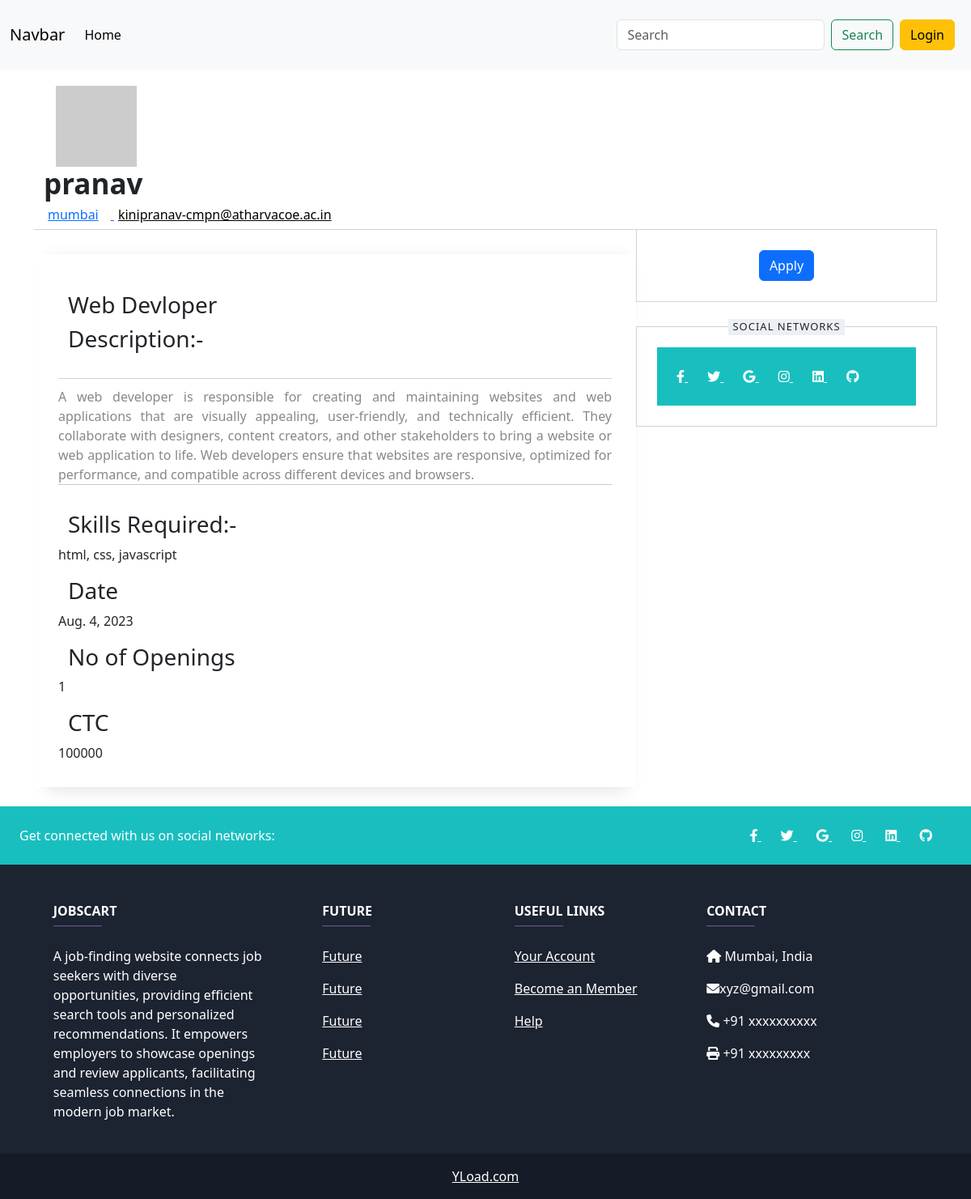
Page /jview/1 on the committed database.
### app/models.py (models this page shows, shortened)
class Job(models.Model):
    company = models.ForeignKey(Juser,on_delete=models.CASCADE)
    title = models.CharField(max_length=200,null=True)
    j_description = models.CharField(max_length=1000,null=True)
    skills = models.CharField(max_length=200,null=True)
    offer = models.IntegerField()
    date = models.DateField(auto_now_add=True)
    location = models.CharField(max_length=100,null=True)
    no_of_opening = models.IntegerField(default=1)

class Juser(models.Model):
    user = models.OneToOneField(User, on_delete=models.CASCADE,related_name='customer',null=True,blank=True)
    name = models.CharField(max_length=200, null=True)
    email = models.CharField(max_length=200, null=True)
    employer = models.BooleanField(default=False)
    def __str__(self):
        return self.name

### app/views.py (the view)
# urls.py: path('jview/<int:pk>',views.jview,name='jview'),
def jview(request,pk):
        job = Job.objects.get(id=pk)
        context = {'job':job}
        print(job.id)
        return render(request,'view.html',context)

### app/templates/view.html (shortened to what this page needs)
{% extends 'main.html' %}
{% block content %}
<head>
</head>
<div class="container company-title">
    <div class="row">
      <div class="">
        <img class="company-logo" src="http://via.placeholder.com/100x100" alt="">
      </div>
      <div class="header-title">
        <h1 class="company-name">{{job.company}}</h1>
        <h2 class="company-meta">
          <a href="">
            <span class="meta-item">
              {{job.location}}</span>
          </a>
          <a href="company.name.com" class="company-link">
            <span class="meta-item">{{job.company.email}}</span>
          </a>
        </h2>
      </div>
    </div>
  </div>
  <div class="container">
    <div class="row justify-content-between page">
      <section class="col">
        <div class="row separator"></div>
        <div class="job-wrapper">
            <div class="row job">
              <div class="col-12 title mt-3"><h3>{{job.title}}</h3></div>
                <div class="row title mb-4"><h3>Description:-</h3></div>
                    <div class="col-12 job-details">
                        <div class="row separator2"></div>
                            <div class="row description-text">
                                {{job.j_description}}
                            </div>
                        </div>
                        <hr>
                        <div class="col-12 title mt-3"><h3>Skills Required:-</h3></div>
                        <div class="row description-text">
                            {{job.skills}}
                        </div>
                        <div class="col-12 title mt-3"><h3>Date</h3></div>
                        <div class="row description-text">
                            {{job.date}}
                        </div>
                        <div class="col-12 title mt-3"><h3>No of Openings</h3></div>
                        <div class="row description-text">
                            {{job.no_of_opening}}
                        </div>
                        <div class="col-12 title mt-3"><h3>CTC</h3></div>
                        <div class="row description-text">
                            {{job.offer}}
                        </div>
                    </div>
                </div>
      </section>
      <section class="col-lg-4 aside-page">
        <div class="row admin">
          <div class="col-12">
            <a href="{% url 'apply' job.id %}" class="btn btn-primary">Apply</a>
          </div>
        </div>
        <div class="row social-network">
          <p class="col-12 sn-title"><span>Social Networks</span></p>
      <section class="d-flex justify-content-between p-4" style="background-color: #19bfbf">
        <div>
          <a href="" class="text-white me-4">
            <i class="fab fa-facebook-f"></i>
          </a>
          <a href="https://twitter.com/Pranav212002" class="text-white me-4">
            <i class="fab fa-twitter"></i>
          </a>
          <a href="" class="text-white me-4">
            <i class="fab fa-google"></i>
          </a>
          <a href="" class="text-white me-4">
            <i class="fab fa-instagram"></i>
          </a>
          <a href="https://www.linkedin.com/in/pranav-kini-8aaa8224b" class="text-white me-4">
            <i class="fab fa-linkedin"></i>
          </a>
          <a href="https://github.com/PK470" class="text-white me-4">
            <i class="fab fa-github"></i>
          </a>
        </div>
      </section>
        </div>
      </section>
    </div>
  </div>
{% endblock  %}

### app/templates/main.html
{% load static %}
{% include 'header.html' %}
<body>
<div class='container'>
{% block content %}
{% endblock  %}
</div>
</body>
<div class="pt-4" style="
bottom: 0; width:100%;">
{% include 'footer.html' %}
</div>

### app/templates/header.html (shortened to what this page needs)
<html lang="en">
  <head>
    <link href="https://cdn.jsdelivr.net/npm/bootstrap@5.3.0/dist/css/bootstrap.min.css" rel="stylesheet">
    <link rel="stylesheet" href="https://cdnjs.cloudflare.com/ajax/libs/font-awesome/6.0.0-beta3/css/all.min.css">
</head>
<nav class="navbar navbar-expand-lg bg-body-tertiary">
    <div class="container-fluid">
      <a class="navbar-brand" href="#">Navbar</a>
      <div class="collapse navbar-collapse" id="navbarSupportedContent">
        <ul class="navbar-nav me-auto mb-2 mb-lg-0">
          <li class="nav-item">
            <a class="nav-link active" aria-current="page" href="{% url 'home' %}">Home</a>
          </li>
        </ul>
        <form class="d-flex pt-3" role="search" method="POST" action="{% url 'search' %}">
          <input class="form-control me-2" type="search" placeholder="Search" aria-label="Search" name="search">
          <button class="btn btn-outline-success" type="submit">Search</button>
        </form>
        <div class=" d-flex mx-2 ">
        <a href="{% url 'login' %}" id="login"  class="btn btn-warning ">Login</a>
        </div>
      </div>
    </div>
  </nav>

### app/templates/footer.html (shortened to what this page needs)
<head>
    <link href="https://cdn.jsdelivr.net/npm/bootstrap@5.3.0-alpha1/dist/css/bootstrap.min.css" rel="stylesheet"
>
  </head>
  <div class="">
    <footer class="text-center text-lg-start text-white" style="background-color: #1c2331">
      <section class="d-flex justify-content-between p-4" style="background-color: #19bfbf">
        <div class="me-5">
          <span>Get connected with us on social networks:</span>
        </div>
        <div>
          <a href="" class="text-white me-4">
            <i class="fab fa-facebook-f"></i>
          </a>
          <a href="https://twitter.com/Pranav212002" class="text-white me-4">
            <i class="fab fa-twitter"></i>
          </a>
          <a href="" class="text-white me-4">
            <i class="fab fa-google"></i>
          </a>
          <a href="" class="text-white me-4">
            <i class="fab fa-instagram"></i>
          </a>
          <a href="https://www.linkedin.com/in/pranav-kini-8aaa8224b" class="text-white me-4">
            <i class="fab fa-linkedin"></i>
          </a>
          <a href="https://github.com/PK470" class="text-white me-4">
            <i class="fab fa-github"></i>
          </a>
        </div>
      </section>
      <section class="">
        <div class="container text-center text-md-start mt-5">
          <div class="row mt-3">
            <div class="col-md-3 col-lg-4 col-xl-3 mx-auto mb-4">
              <h6 class="text-uppercase fw-bold">JobsCart</h6>
              <hr class="mb-4 mt-0 d-inline-block mx-auto" style="width: 60px; background-color: #7c4dff; height: 2px" />
              <p>
                A job-finding website connects job seekers with diverse opportunities, providing efficient search tools and personalized recommendations. It empowers employers to showcase openings and review applicants, facilitating seamless connections in the modern job market.
              </p>
            </div>
            <div class="col-md-2 col-lg-2 col-xl-2 mx-auto mb-4">
              <h6 class="text-uppercase fw-bold">Future</h6>
              <hr class="mb-4 mt-0 d-inline-block mx-auto" style="width: 60px; background-color: #7c4dff; height: 2px" />
              <p>
                <a href="#!" class="text-white">Future</a>
              </p>
              <p>
                <a href="#!" class="text-white">Future</a>
              </p>
              <p>
                <a href="#!" class="text-white">Future</a>
              </p>
              <p>
                <a href="#!" class="text-white">Future</a>
              </p>
            </div>
            <div class="col-md-3 col-lg-2 col-xl-2 mx-auto mb-4">
              <h6 class="text-uppercase fw-bold">Useful links</h6>
              <hr class="mb-4 mt-0 d-inline-block mx-auto" style="width: 60px; background-color: #7c4dff; height: 2px" />
              <p>
                <a href="#!" class="text-white">Your Account</a>
              </p>
              <p>
                <a href="#!" class="text-white">Become an Member</a>
              </p>
              <p>
                <a href="#!" class="text-white">Help</a>
              </p>
            </div>
            <div class="col-md-4 col-lg-3 col-xl-3 mx-auto mb-md-0 mb-4">
              <h6 class="text-uppercase fw-bold">Contact</h6>
              <hr class="mb-4 mt-0 d-inline-block mx-auto" style="width: 60px; background-color: #7c4dff; height: 2px" />
              <p><i class="fas fa-home mr-3"></i> Mumbai, India</p>
              <p><i class="fas fa-envelope mr-3"></i>xyz@gmail.com</p>
              <p><i class="fas fa-phone mr-3"></i> +91 xxxxxxxxxx</p>
              <p><i class="fas fa-print mr-3"></i> +91 xxxxxxxxx</p>
            </div>
          </div>
        </div>
      </section>
      <div class="text-center p-3" style="background-color: rgba(0, 0, 0, 0.2)">
        <a class="text-white" href="#">YLoad.com</a>
      </div>
    </footer>
  </div>

### app/templates/view.html (style rules this page uses)
.job { padding: 30px; }
.title { font-size: 20px; font-weight: 600; }
.separator { margin: 30px 0px; border-bottom: 1px solid rgb(210, 210, 210); }
body { background-color: rgb(236, 240, 245); }
.job { background-color: white; text-decoration: none; transition: all 0.3s cubic-bezier(0.165, 0.84, 0.44, 1); }
.job-wrapper { box-shadow: rgba(0, 0, 0, 0.1) 2px 5px 20px; background: rgb(255, 255, 255); border-radius: 3px; margin-bot 30px; }
.separator2 { margin: 10px 0px; border-bottom: 1px solid rgb(210, 210, 210); }
.page { margin-top: 30px; }
.row { margin-right: 0px; margin-left: 0px; }
.description-text { text-align: justify; }
.sn-title, .ap-title { position: absolute; left: 0; top: -10px; width: 100%; margin: 0; padding: 0; font-size: 13px; text-transform: uppercase; text-align: center; letter-spacing: 1px; font-weight: 400; }
.social-network, .admin { padding: 25px; border: 1px solid rgb(210, 210, 210); margin-bottom: 30px; text-align: center; position: relative; }
.sn-title span { display: inline-block; padding: 0 5px; background-color: rgb(236, 240, 245); }
.job-details { font-size: 16px; color: #87888D; margin-right: 2px; }
.company-title { margin-top: 20px; }
.company-logo { margin-right: 20px; margin-left: 15px; }
.company-name { font-size: 35px; font-weight: 600; }
.company-link { color: black; }
.company-meta { font-size: 16px; font-weight: 400; }
.meta-item { margin-right: 15px; }

### rows in the picture
Job: company "pranav", location "mumbai", company.email "kinipranav-cmpn@atharvacoe.ac.in", title "Web Devloper", j_description "A web developer is responsible for creating and maintaining websites and web applications that are visually appealing, user-friendly, and technically efficient. They collaborate with designers, content creators, and other stakeholders to bring a website or web application to life. Web developers ensure that websites are responsive, optimized for performance, and compatible across different devices and browsers.", skills "html, css, javascript", date "Aug. 4, 2023", no_of_opening "1", offer "100000"
